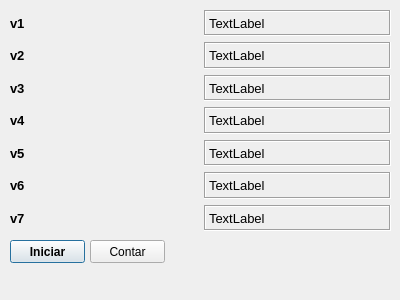
<?xml version="1.0" encoding="UTF-8"?>
<ui version="4.0">
 <class>Interfaz</class>
 <widget class="QDialog" name="Interfaz">
  <property name="geometry">
   <rect>
    <x>0</x>
    <y>0</y>
    <width>400</width>
    <height>300</height>
   </rect>
  </property>
  <property name="windowTitle">
   <string>Dialog</string>
  </property>
  <widget class="QWidget" name="horizontalLayoutWidget">
   <property name="geometry">
    <rect>
     <x>10</x>
     <y>10</y>
     <width>381</width>
     <height>221</height>
    </rect>
   </property>
   <layout class="QHBoxLayout" name="horizontalLayout">
    <item>
     <layout class="QVBoxLayout" name="verticalLayout_3">
      <item>
       <layout class="QHBoxLayout" name="horizontalLayout_9">
        <item>
         <widget class="QLabel" name="label">
          <property name="font">
           <font>
            <pointsize>10</pointsize>
            <weight>75</weight>
            <bold>true</bold>
           </font>
          </property>
          <property name="text">
           <string>v1</string>
          </property>
         </widget>
        </item>
        <item>
         <widget class="QLabel" name="label_v1">
          <property name="font">
           <font>
            <pointsize>10</pointsize>
           </font>
          </property>
          <property name="frameShape">
           <enum>QFrame::Box</enum>
          </property>
          <property name="frameShadow">
           <enum>QFrame::Sunken</enum>
          </property>
          <property name="text">
           <string>TextLabel</string>
          </property>
         </widget>
        </item>
       </layout>
      </item>
      <item>
       <layout class="QHBoxLayout" name="horizontalLayout_8">
        <item>
         <widget class="QLabel" name="label_4">
          <property name="font">
           <font>
            <pointsize>10</pointsize>
            <weight>75</weight>
            <bold>true</bold>
           </font>
          </property>
          <property name="text">
           <string>v2</string>
          </property>
         </widget>
        </item>
        <item>
         <widget class="QLabel" name="label_v2">
          <property name="font">
           <font>
            <pointsize>10</pointsize>
           </font>
          </property>
          <property name="frameShape">
           <enum>QFrame::Box</enum>
          </property>
          <property name="frameShadow">
           <enum>QFrame::Sunken</enum>
          </property>
          <property name="text">
           <string>TextLabel</string>
          </property>
         </widget>
        </item>
       </layout>
      </item>
      <item>
       <layout class="QHBoxLayout" name="horizontalLayout_7">
        <item>
         <widget class="QLabel" name="label_6">
          <property name="font">
           <font>
            <pointsize>10</pointsize>
            <weight>75</weight>
            <bold>true</bold>
           </font>
          </property>
          <property name="text">
           <string>v3</string>
          </property>
         </widget>
        </item>
        <item>
         <widget class="QLabel" name="label_v3">
          <property name="font">
           <font>
            <pointsize>10</pointsize>
           </font>
          </property>
          <property name="frameShape">
           <enum>QFrame::Box</enum>
          </property>
          <property name="frameShadow">
           <enum>QFrame::Sunken</enum>
          </property>
          <property name="text">
           <string>TextLabel</string>
          </property>
         </widget>
        </item>
       </layout>
      </item>
      <item>
       <layout class="QHBoxLayout" name="horizontalLayout_6">
        <item>
         <widget class="QLabel" name="label_8">
          <property name="font">
           <font>
            <pointsize>10</pointsize>
            <weight>75</weight>
            <bold>true</bold>
           </font>
          </property>
          <property name="text">
           <string>v4</string>
          </property>
         </widget>
        </item>
        <item>
         <widget class="QLabel" name="label_v4">
          <property name="font">
           <font>
            <pointsize>10</pointsize>
           </font>
          </property>
          <property name="frameShape">
           <enum>QFrame::Box</enum>
          </property>
          <property name="frameShadow">
           <enum>QFrame::Sunken</enum>
          </property>
          <property name="text">
           <string>TextLabel</string>
          </property>
         </widget>
        </item>
       </layout>
      </item>
      <item>
       <layout class="QHBoxLayout" name="horizontalLayout_5">
        <item>
         <widget class="QLabel" name="label_10">
          <property name="font">
           <font>
            <pointsize>10</pointsize>
            <weight>75</weight>
            <bold>true</bold>
           </font>
          </property>
          <property name="text">
           <string>v5</string>
          </property>
         </widget>
        </item>
        <item>
         <widget class="QLabel" name="label_v5">
          <property name="font">
           <font>
            <pointsize>10</pointsize>
           </font>
          </property>
          <property name="frameShape">
           <enum>QFrame::Box</enum>
          </property>
          <property name="frameShadow">
           <enum>QFrame::Sunken</enum>
          </property>
          <property name="text">
           <string>TextLabel</string>
          </property>
         </widget>
        </item>
       </layout>
      </item>
      <item>
       <layout class="QHBoxLayout" name="horizontalLayout_2">
        <item>
         <widget class="QLabel" name="label_12">
          <property name="font">
           <font>
            <pointsize>10</pointsize>
            <weight>75</weight>
            <bold>true</bold>
           </font>
          </property>
          <property name="text">
           <string>v6</string>
          </property>
         </widget>
        </item>
        <item>
         <widget class="QLabel" name="label_v6">
          <property name="font">
           <font>
            <pointsize>10</pointsize>
           </font>
          </property>
          <property name="frameShape">
           <enum>QFrame::Box</enum>
          </property>
          <property name="frameShadow">
           <enum>QFrame::Sunken</enum>
          </property>
          <property name="text">
           <string>TextLabel</string>
          </property>
         </widget>
        </item>
       </layout>
      </item>
      <item>
       <layout class="QHBoxLayout" name="horizontalLayout_3">
        <item>
         <widget class="QLabel" name="label_14">
          <property name="font">
           <font>
            <pointsize>10</pointsize>
            <weight>75</weight>
            <bold>true</bold>
           </font>
          </property>
          <property name="text">
           <string>v7</string>
          </property>
         </widget>
        </item>
        <item>
         <widget class="QLabel" name="label_v7">
          <property name="font">
           <font>
            <pointsize>10</pointsize>
           </font>
          </property>
          <property name="frameShape">
           <enum>QFrame::Box</enum>
          </property>
          <property name="frameShadow">
           <enum>QFrame::Sunken</enum>
          </property>
          <property name="text">
           <string>TextLabel</string>
          </property>
         </widget>
        </item>
       </layout>
      </item>
     </layout>
    </item>
    <item>
     <layout class="QVBoxLayout" name="verticalLayout"/>
    </item>
   </layout>
  </widget>
  <widget class="QPushButton" name="startButton">
   <property name="geometry">
    <rect>
     <x>10</x>
     <y>240</y>
     <width>75</width>
     <height>23</height>
    </rect>
   </property>
   <property name="font">
    <font>
     <weight>75</weight>
     <bold>true</bold>
    </font>
   </property>
   <property name="text">
    <string>Iniciar</string>
   </property>
  </widget>
  <widget class="QPushButton" name="countButton">
   <property name="geometry">
    <rect>
     <x>90</x>
     <y>240</y>
     <width>75</width>
     <height>23</height>
    </rect>
   </property>
   <property name="text">
    <string>Contar</string>
   </property>
  </widget>
 </widget>
 <resources/>
 <connections/>
</ui>
